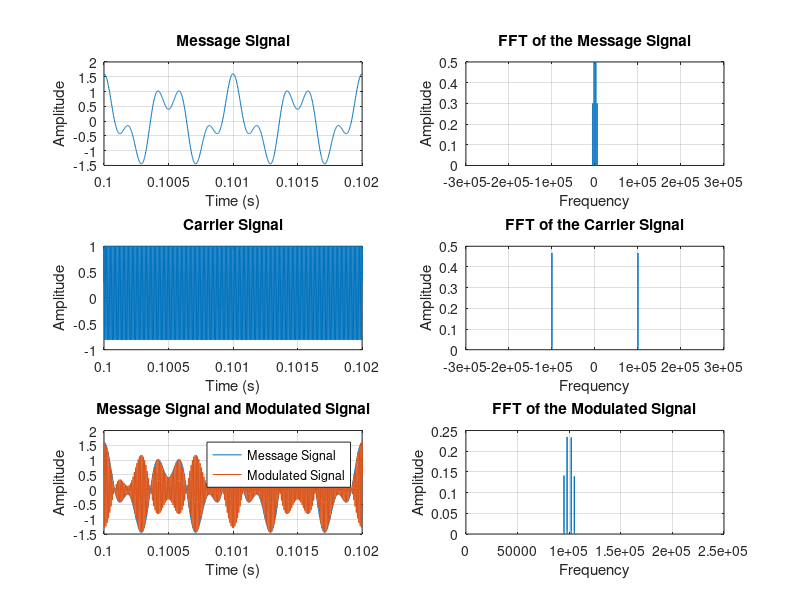

Recreate this plot in MATLAB. (Note: this script raises an error after producing the figure.)
% AM DSB-SC - Simple Script
%
% Turker Dolapci
% 2024.10.29
%

clear all 	% clears everything in workspace
close all	% closes if there is something (e.g. figures)
clc 		% clears command window

%% Input section
fs=500e3; %sampling rate
tdur=1; %duration of the message signal and carrier signal

fm1=2e3; %frequency of the first tone in the message signal
fm2=5e3; %frequency of the second tone in the message signal
ampm1=1; %amplitude of the first tone in the message signal
ampm2=0.6; %amplitude of the second tone in the message signal

fc=100e3; %frequency of the carrier signal

%% Time and frequency vectors
tvec=0:(1/fs):tdur; %time vector to generate sinusoidal signals
fftlen=length(tvec); %number of frequency bins of fft
df=fs/fftlen; %frequency resolution of fft
freqaxis= (((-fs/2):df:((fs/2)-df)) + (mod(fftlen,2)*df)/2).'; %frequency axis of shifted fft plot

%% Generation of the message signal and the carrier signal
mtx=ampm1*cos(2*pi*fm1*tvec)+ampm2*cos(2*pi*fm2*tvec); %message signal
ctx=cos(2*pi*fc*tvec); %carrier signal

fft_mtx=abs(fftshift(fft(mtx,fftlen)))/fftlen; %fft of message signal
fft_ctx=abs(fftshift(fft(ctx,fftlen)))/fftlen; %fft of carrier signal

%% AM DSB-SC Modulation
mctx=mtx.*ctx; %modulated signal
fft_mctx=abs(fftshift(fft(mctx,fftlen)))/fftlen;%fft of modulated signal

%Time Domain Plots
figure;
subplot(3,2,1)
plot(tvec,mtx)
title('Message Signal')
xlabel('Time (s)')
ylabel('Amplitude')
grid on;
xlim([0.1 0.1+2e-3])

subplot(3,2,3)
plot(tvec,ctx)
title('Carrier Signal')
xlabel('Time (s)')
ylabel('Amplitude')
grid on;
xlim([0.1 0.1+2e-3])

subplot(3,2,5)
plot(tvec,mtx)
hold on
plot(tvec,mctx)
legend('Message Signal','Modulated Signal')
title('Message Signal and Modulated Signal')
xlabel('Time (s)')
ylabel('Amplitude')
grid on;
xlim([0.1 0.1+2e-3])

%Frequency Domain Plots
subplot(3,2,2)
plot(freqaxis,fft_mtx)
title('FFT of the Message Signal')
ylabel('Amplitude')
xlabel('Frequency')
grid on;

subplot(3,2,4)
plot(freqaxis,fft_ctx)
title('FFT of the Carrier Signal')
ylabel('Amplitude')
xlabel('Frequency')
grid on;

subplot(3,2,6)
plot(freqaxis,fft_mctx)
title('FFT of the Modulated Signal')
ylabel('Amplitude')
xlabel('Frequency')
grid on;
%it is suggested to observe the modulated signal (passband) only in
% positive frequencies
xlim([0 fs/2]) 

pause();

%% AM DSB-SC Demodulation
ffilter=10*1e3; %cut-off frequency of the filter
thetadeg=0; %phase difference between the carrier signals in the modulator and the demodulator
crx=2*cos(2*pi*fc*tvec+deg2rad(thetadeg)); %carrier signal in the demodulator side

mmix=mctx.*crx; %signal at the output of mixer (before lpf)
mrecov=lowpass(mmix,ffilter,fs); %recovered message signal (after lpf)

fft_mmix=abs(fftshift(fft(mmix,fftlen)))/fftlen; %fft of the signal at the output of mixer (before lpf)
fft_mrecov=abs(fftshift(fft(mrecov,fftlen)))/fftlen; %fft of recovered message signal (after lpf)

figure;
subplot(3,1,1)
plot(freqaxis,fft_mmix)
title('FFT of the Signal at the Output of the Mixer')
ylabel('Amplitude')
xlabel('Frequency')
grid on;

subplot(3,1,2)
plot(freqaxis,fft_mrecov)
title('FFT of the Recovered Message Signal')
ylabel('Amplitude')
xlabel('Frequency')
grid on;

subplot(3,1,3)
plot(tvec,mtx)
hold on
plot(tvec,mrecov,'--')
legend('Original Message Signal','Recovered Message Signal')
title('Original Message Signal and Recovered Message Signal')
xlabel('Time (s)')
ylabel('Amplitude')
grid on;
xlim([0.1 0.1+2e-3])